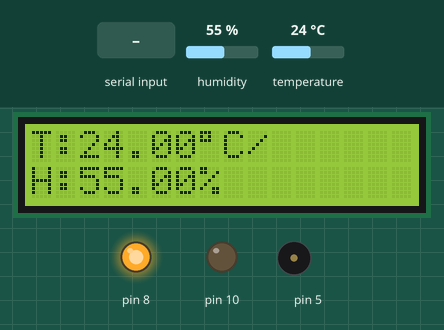
Simulated run of this sketch. Board: Arduino Uno, built with avr-gcc and run on an emulated ATmega328P. Parts: 16×2 character LCD, output pins drawn as LEDs (lit = HIGH), buzzer (waves = sounding). Inputs (shaded band) come from the test bench; at power-on: temperature 24 °C, humidity 55 %. What the sketch prints to the serial monitor is not drawn.

Above: at 3.2 s.
3.3 s: temperature set to 3 °C
At 5.0 s:
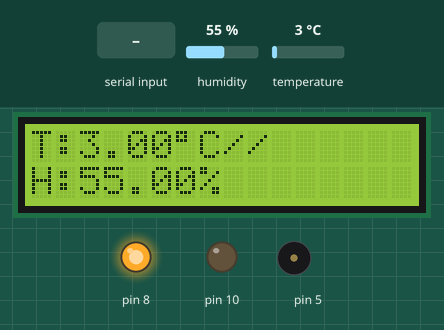
5.6 s: temperature set to 26 °C
At 6.6 s:
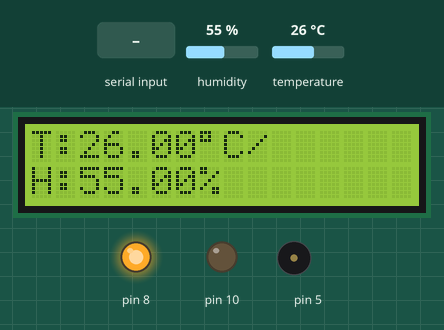
7.6 s: temperature set to 29 °C
At 9.0 s:
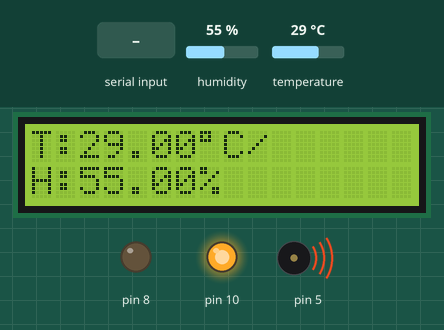
10.6 s: "o" received over Serial
At 11.8 s:
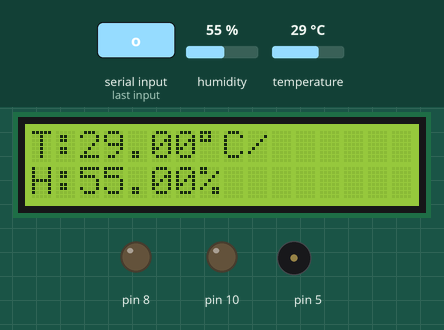
12.1 s: "e" received over Serial
At 12.9 s:
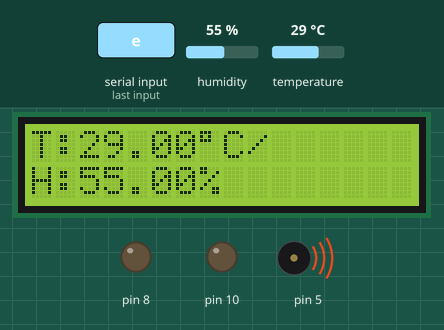
15.2 s: humidity set to 22 %
At 17.2 s:
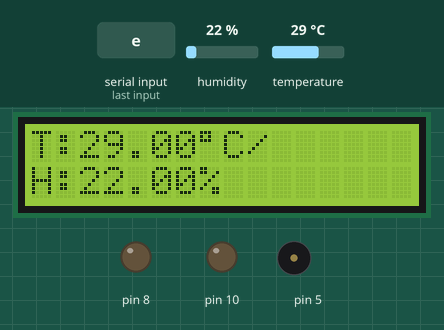
Timing chart, 0 to 18.7 s (numbered marks = the images above; inputs shaded):
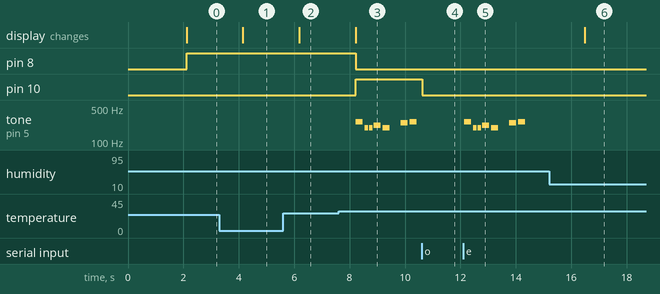

Measured:
- the behaviour switches between 27 and 28 °C on temperature (found by bisection; images 2 and 3)
- after the input at 3.3 s, the display: changes after 0.84 s (image 1)
- after the input at 5.6 s, the display: changes after 0.57 s (image 2)
- after the input at 7.6 s, pin 8: HIGH → LOW after 0.62 s; pin 10: LOW → HIGH after 0.62 s; tone on pin 5: plays 262 Hz for 0.25 s, 196 Hz for 0.13 s, 196 Hz for 0.13 s, 220 Hz for 0.25 s, 196 Hz for 0.25 s, 247 Hz for 0.25 s … (7 notes in this stretch), starting after 0.62 s; the display: changes after 0.62 s (image 3)
- after the input at 10.6 s, pin 10: HIGH → LOW at once
- after the input at 12.1 s, tone on pin 5: plays 262 Hz for 0.25 s, 196 Hz for 0.13 s, 196 Hz for 0.13 s, 220 Hz for 0.25 s, 196 Hz for 0.25 s, 247 Hz for 0.25 s … (7 notes in this stretch), starting at once
- after the input at 15.2 s, the display: changes after 1.3 s (image 6)

The sketch:

arduino_dht.ino
```cpp
#include <DHT.h>
# include <LiquidCrystal_I2C.h>
#include "pitches.h"
LiquidCrystal_I2C lcd(0x27,16,2);
DHT dht(2,DHT11);
float temp_dht=0, humidity=0;

char BYTE;
String BYTE2="";
int b=1;
int l=1;
int v=1;

int melody[] = {
  NOTE_C4, NOTE_G3, NOTE_G3, NOTE_A3, NOTE_G3, 0, NOTE_B3, NOTE_C4
};

// note durations: 4 = quarter note, 8 = eighth note, etc.:
int noteDurations[] = {
  4, 8, 8, 4, 4, 4, 4, 4
};


void play_melody()
{
   // iterate over the notes of the melody:
  for (int thisNote = 0; thisNote < 8; thisNote++) {

    // to calculate the note duration, take one second divided by the note type.
    //e.g. quarter note = 1000 / 4, eighth note = 1000/8, etc.
    int noteDuration = 1000 / noteDurations[thisNote];
    tone(5, melody[thisNote], noteDuration);

    // to distinguish the notes, set a minimum time between them.
    // the note's duration + 30% seems to work well:
    int pauseBetweenNotes = noteDuration * 1.30;
    delay(pauseBetweenNotes);
    // stop the tone playing:
    noTone(5);
  }
}

void setup() {
  delay(2000);
  pinMode(5, OUTPUT);
  pinMode(8,OUTPUT);
  pinMode(10,OUTPUT);
  digitalWrite(5, 0);
  digitalWrite(8, 0);


  dht.begin();
  lcd.init();
  lcd.backlight();
  lcd.setCursor(1,0); //lcd.setCursor(colonne,ligne); pour positionner le curseur

  lcd.print("WELCOME!");

//lcd.blink(); // turn on the blinking cursor
Serial.begin(9600);

}

void loop() {

 BYTE=Serial.read();
 if(BYTE>='.' && BYTE<='9')
 {
 BYTE2+=BYTE;
 }


 if(BYTE=='b')
 b=0;
 else
 if(BYTE=='e')
      b=1;
      else
      if(BYTE=='o')
      l=0;
      else
      if(BYTE=='n')
      l=1;
      else
      if(BYTE=='v')
      v=0;
      else
      if(BYTE=='a')
      v=1;
      else
      if(BYTE=='i')
      digitalWrite(10,HIGH);
      else
      if(BYTE=='d')
      digitalWrite(10,LOW);
      if(BYTE=='w')
      {
        play_melody();
        b=0;
      }
      else
      if(BYTE=='k')
      digitalWrite(5,LOW);


  temp_dht = dht.readTemperature();
  humidity = dht.readHumidity();
  lcd.setCursor(0,0); //lcd.setCursor(colonne,ligne); pour positionner le curseur
  lcd.print("T:"); //pour afficher une valeur ou une chaîne de caractère.
  lcd.setCursor(2,0);
  lcd.print(temp_dht);
  lcd.print(char(223));//°symbol
  lcd.print("C/");
  if(BYTE2.length()>=4)
  {
  lcd.setCursor(11,0);
  lcd.print(BYTE2);
  BYTE2="";
  }

  lcd.setCursor(0,1); //lcd.setCursor(colonne,ligne); pour positionner le curseur
  lcd.print("H:"); //pour afficher une valeur ou une chaîne de caractère.
  lcd.setCursor(2,1);
  lcd.print(humidity);
  lcd.print("%");

if(temp_dht >= 28)
  {
    digitalWrite(8, LOW); //GREEN LED
    if(l==1)
    {
      digitalWrite(10, HIGH); // Led oranger
      Serial.write('r');
      Serial.write('1');
      Serial.write(' ');
    }
    else
      if(l==0)
      {
        digitalWrite(10, LOW);
        Serial.write('r');
        Serial.write('0');
        Serial.write(' ');
      }

    if(b==1)
    {
      play_melody();
      b=0;
      Serial.write('b');
      Serial.write('1');
      Serial.write(' ');
    }
    else
      if(b==0)
      {
        digitalWrite(5, LOW);
        Serial.write('b');
        Serial.write('0');
        Serial.write(' ');
      }

    Serial.write('v');
    Serial.write('0');
    Serial.write(' ');
 }
  else
  {
    digitalWrite(10, LOW); //Orange LEd
    if(v==1)
    {
    digitalWrite(8, HIGH); //GREEN LED
    Serial.write('v');
    Serial.write('1');
    Serial.write(' ');
    }
    else
    if(v==0)
    {
    digitalWrite(8, LOW);
    Serial.write('v');
    Serial.write('0');
    Serial.write(' ');
    }
    digitalWrite(5, LOW); //BUZZER
    Serial.write('r');
    Serial.write('0');
    Serial.write(' ');
    Serial.write('b');
    Serial.write('0');
    Serial.write(' ');
 }

  Serial.print('t');
  Serial.print(temp_dht);
  Serial.write(' ');
  Serial.print('h');
  Serial.print(humidity);

  Serial.write(' ');
  Serial.print('.');


  }
```

pitches.h
```cpp
/*************************************************
   Public Constants
 *************************************************/

#define NOTE_B0  31
#define NOTE_C1  33
#define NOTE_CS1 35
#define NOTE_D1  37
#define NOTE_DS1 39
#define NOTE_E1  41
#define NOTE_F1  44
#define NOTE_FS1 46
#define NOTE_G1  49
#define NOTE_GS1 52
#define NOTE_A1  55
#define NOTE_AS1 58
#define NOTE_B1  62
#define NOTE_C2  65
#define NOTE_CS2 69
#define NOTE_D2  73
#define NOTE_DS2 78
#define NOTE_E2  82
#define NOTE_F2  87
#define NOTE_FS2 93
#define NOTE_G2  98
#define NOTE_GS2 104
#define NOTE_A2  110
#define NOTE_AS2 117
#define NOTE_B2  123
#define NOTE_C3  131
#define NOTE_CS3 139
#define NOTE_D3  147
#define NOTE_DS3 156
#define NOTE_E3  165
#define NOTE_F3  175
#define NOTE_FS3 185
#define NOTE_G3  196
#define NOTE_GS3 208
#define NOTE_A3  220
#define NOTE_AS3 233
#define NOTE_B3  247
#define NOTE_C4  262
#define NOTE_CS4 277
#define NOTE_D4  294
#define NOTE_DS4 311
#define NOTE_E4  330
#define NOTE_F4  349
#define NOTE_FS4 370
#define NOTE_G4  392
#define NOTE_GS4 415
#define NOTE_A4  440
#define NOTE_AS4 466
#define NOTE_B4  494
#define NOTE_C5  523
#define NOTE_CS5 554
#define NOTE_D5  587
#define NOTE_DS5 622
#define NOTE_E5  659
#define NOTE_F5  698
#define NOTE_FS5 740
#define NOTE_G5  784
#define NOTE_GS5 831
#define NOTE_A5  880
#define NOTE_AS5 932
#define NOTE_B5  988
#define NOTE_C6  1047
#define NOTE_CS6 1109
#define NOTE_D6  1175
#define NOTE_DS6 1245
#define NOTE_E6  1319
#define NOTE_F6  1397
#define NOTE_FS6 1480
#define NOTE_G6  1568
#define NOTE_GS6 1661
#define NOTE_A6  1760
#define NOTE_AS6 1865
#define NOTE_B6  1976
#define NOTE_C7  2093
#define NOTE_CS7 2217
#define NOTE_D7  2349
#define NOTE_DS7 2489
#define NOTE_E7  2637
#define NOTE_F7  2794
#define NOTE_FS7 2960
#define NOTE_G7  3136
#define NOTE_GS7 3322
#define NOTE_A7  3520
#define NOTE_AS7 3729
#define NOTE_B7  3951
#define NOTE_C8  4186
#define NOTE_CS8 4435
#define NOTE_D8  4699
#define NOTE_DS8 4978
```
